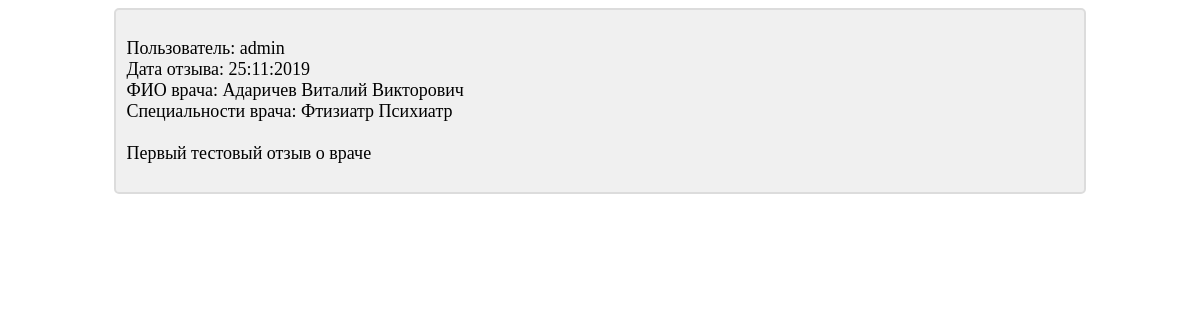
Before: /review/ (signed in) with the older database file.
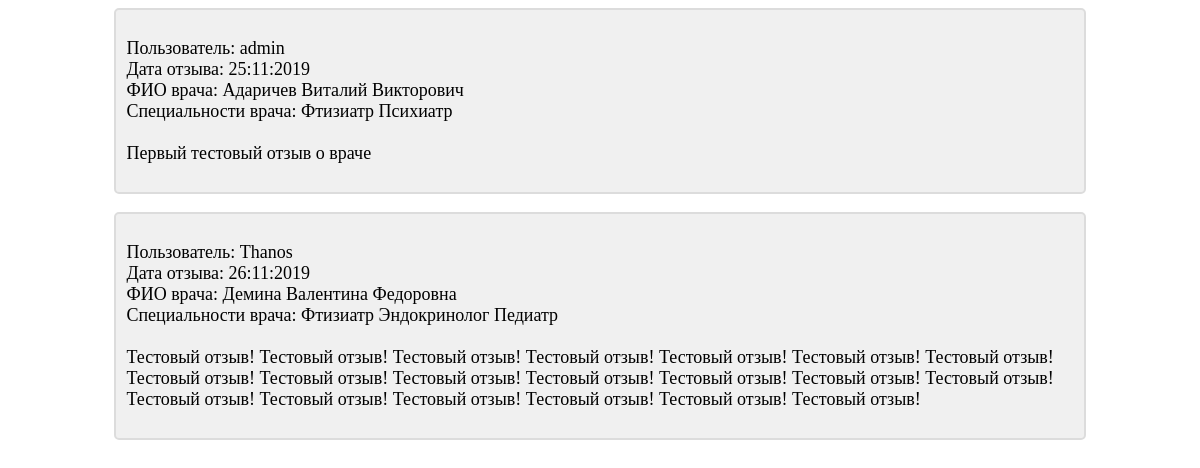
After: the same page with the newer database file.
### main/models.py (models this page shows, shortened)
class Review(models.Model):
    doctor = models.ForeignKey(Doctor, on_delete=models.CASCADE, verbose_name='ФИО врача')
    user = models.ForeignKey(User, on_delete=models.PROTECT, verbose_name='Пользователь, оставивший отзыв')
    dt_created = models.DateTimeField(auto_now_add=True, verbose_name='Дата и время создания отзыва')
    dt_updated = models.DateTimeField(auto_now=True, verbose_name='Дата и время редактирования отзыва')
    origin_text = models.TextField(blank=False, verbose_name='Исходный отзыв')
    finished_text = models.TextField(blank=False, verbose_name='Обработанный отзыв')
    moderation_flag = models.BooleanField(default=False, null=False, verbose_name='Отзыв отмодерирован')
    user_ip = models.GenericIPAddressField(protocol='IPv4', verbose_name='ip-адрес пользователя')
    class Meta:
        verbose_name = 'Отзыв'
        verbose_name_plural = 'Отзывы'
        ordering = ['dt_created']

class Doctor(models.Model):
    fio = models.CharField(max_length=250, verbose_name='ФИО врача')
    specialty = models.ManyToManyField(Specialty, verbose_name='Специальность врача')
    def __str__(self):
        return self.fio
    class Meta:
        verbose_name = 'ФИО врача'
        verbose_name_plural = 'ФИО врачей'

class Specialty(models.Model):
    name = models.CharField(max_length=100, verbose_name='Специальность')
    def __str__(self):
        return self.name
    class Meta:
        verbose_name = 'Специальность'
        verbose_name_plural = 'Специальности'

### main/views.py (the view)
# urls.py: url(r'^review/$', review, name='review'),
def review(request):
    if request.user.is_staff:
        reviews_list = Review.objects.filter(moderation_flag=True)
        context = {'reviews_list': reviews_list}
        return render(request, 'main/review.html', context)
    return Http404()

### templates/main/review.html (shortened to what this page needs)
{% extends 'layout/basic.html' %}
{% block content %}
    {% for review in reviews_list %}
        <div class="basic_block">
            <p>
                Пользователь: {{ review.user }}<br>
                Дата отзыва: {{ review.dt_created|date:"d:m:Y" }}<br>
                ФИО врача: {{ review.doctor }}<br>
                Специальности врача:
                {% for spec in review.doctor.specialty.all %}
                    {{ spec }}
                {% empty %}
                    Для врача не указаны специальности...
                {% endfor %}
                <br><br>
                {{ review.finished_text }}
            </p>
        </div>
        <br>
    {% empty %}
        <div class="basic_block">
            <p>
                Простите, но на сайте нет отмодерированных отзывов...
            </p>
        </div>
    {% endfor %}
{% endblock content %}

### templates/layout/basic.html (shortened to what this page needs)
{% load static %}
<!DOCTYPE html>
<html lang="ru">
<head>
    <link rel="stylesheet" href="{% static 'main/style.css' %}">
</head>
<body>
{% block content %}
{% endblock %}
</body>
</html>

### main/static/main/style.css (style rules this page uses)
.basic_block { font-size: large; background-color: RGB(240, 240, 240); border: 2px solid RGB(220, 220, 220); border-radius: 5px; padding: 10px; margin-left: auto; margin-right: auto; width: 80%; overflow: hidden; }

Changed rows visible on the page:
now on this page (row edited): Review: user "Thanos", dt_created "26:11:2019", doctor "Демина Валентина Федоровна", finished_text "Тестовый отзыв! Тестовый отзыв! Тестовый отзыв! Тестовый отзыв! Тестовый отзыв! Тестовый отзыв! Тестовый отзыв! Тестовый отзыв! Тестовый отзыв! Тестовый отзыв! Тестовый отзыв! Тестовый отзыв! Тестовый отзыв! Тестовый отзыв! Тестовый отзыв! Тестовый отзыв! Тестовый отзыв! Тестовый отзыв! Тестовый отзыв! Тестовый отзыв!", Specialty (name "Фтизиатр")
now on this page (row unchanged): Specialty: name "Эндокринолог", shown under "Thanos"
now on this page (row unchanged): Specialty: name "Педиатр", shown under "Thanos"
